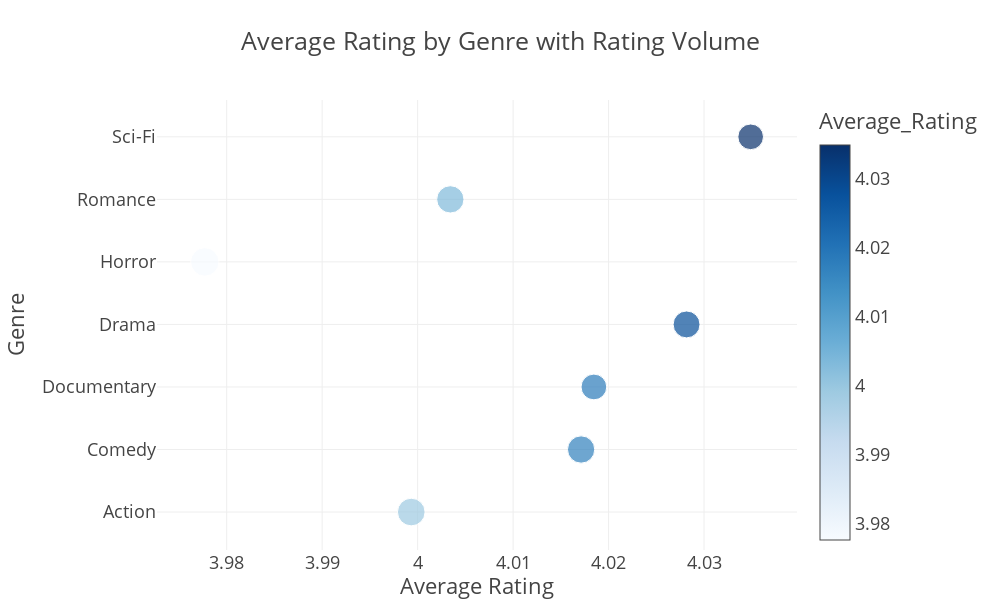

Write notebook code for a chart like this one.
### Code cell
rating_counts = stream_df.groupby("Favorite_Genre")["Average_Rating_Given"].count().reset_index()
rating_counts.columns = ["Genre", "Rating_Count"]

avg_rating_genre = stream_df.groupby("Favorite_Genre")["Average_Rating_Given"].mean().reset_index()
avg_rating_genre.columns = ["Genre", "Average_Rating"]

combined = avg_rating_genre.merge(rating_counts, on="Genre")

fig = px.scatter(
    combined,
    x="Average_Rating",
    y="Genre",
    size="Rating_Count",
    color="Average_Rating",
    color_continuous_scale="Blues", 
    title="Average Rating by Genre with Rating Volume",
    height=600,
    width=1000,
    opacity=0.7  
)

fig.update_layout(
    xaxis_title="Average Rating",
    yaxis_title="Genre",
    template="presentation",
    margin=dict(l=150, r=50, t=100, b=50),  
    paper_bgcolor="rgba(0,0,0,0)",
    plot_bgcolor="rgba(0,0,0,0)"
)

fig.update_yaxes(tickangle=0, automargin=True)

fig.show()


fig.write_image(os.path.join(result_dir, 'Average_Rating_by_Genre_Bubble_Chart.jpg'))
fig.write_image(os.path.join(result_dir, 'Average_Rating_by_Genre_Bubble_Chart.png'))
fig.write_html(os.path.join(result_dir, 'Average_Rating_by_Genre_Bubble_Chart.html'))

### Figure 1 — Plotly figure (JSON) as saved in the notebook; plotly's stock layout.template omitted (floating-point values rounded to 4 significant figures)
{"data": [{"hovertemplate": "Average_Rating=%{marker.color}<br>Genre=%{y}<br>Rating_Count=%{marker.size}<extra></extra>", "legendgroup": "", "marker": {"color": [3.999, 4.017, 4.018, 4.028, 3.978, 4.003, 4.035], "coloraxis": "coloraxis", "opacity": 0.7, "size": [150, 146, 130, 142, 157, 146, 129], "sizemode": "area", "sizeref": 0.3925, "symbol": "circle"}, "mode": "markers", "name": "", "orientation": "h", "showlegend": false, "type": "scatter", "x": [3.999, 4.017, 4.018, 4.028, 3.978, 4.003, 4.035], "xaxis": "x", "y": ["Action", "Comedy", "Documentary", "Drama", "Horror", "Romance", "Sci-Fi"], "yaxis": "y"}], "layout": {"coloraxis": {"colorbar": {"title": {"text": "Average_Rating"}}, "colorscale": [[0, "rgb(247,251,255)"], [0.125, "rgb(222,235,247)"], [0.25, "rgb(198,219,239)"], [0.375, "rgb(158,202,225)"], [0.5, "rgb(107,174,214)"], [0.625, "rgb(66,146,198)"], [0.75, "rgb(33,113,181)"], [0.875, "rgb(8,81,156)"], [1, "rgb(8,48,107)"]]}, "height": 600, "legend": {"itemsizing": "constant", "tracegroupgap": 0}, "margin": {"b": 50, "l": 150, "r": 50, "t": 100}, "paper_bgcolor": "rgba(0, 0, 0, 0)", "plot_bgcolor": "rgba(0, 0, 0, 0)", "title": {"text": "Average Rating by Genre with Rating Volume"}, "width": 1000, "xaxis": {"anchor": "y", "autorange": true, "domain": [0, 1], "range": [3.973, 4.04], "title": {"text": "Average Rating"}, "type": "linear"}, "yaxis": {"anchor": "x", "automargin": true, "autorange": true, "domain": [0, 1], "range": [-0.6069, 6.589], "tickangle": 0, "title": {"text": "Genre"}, "type": "category"}}}
